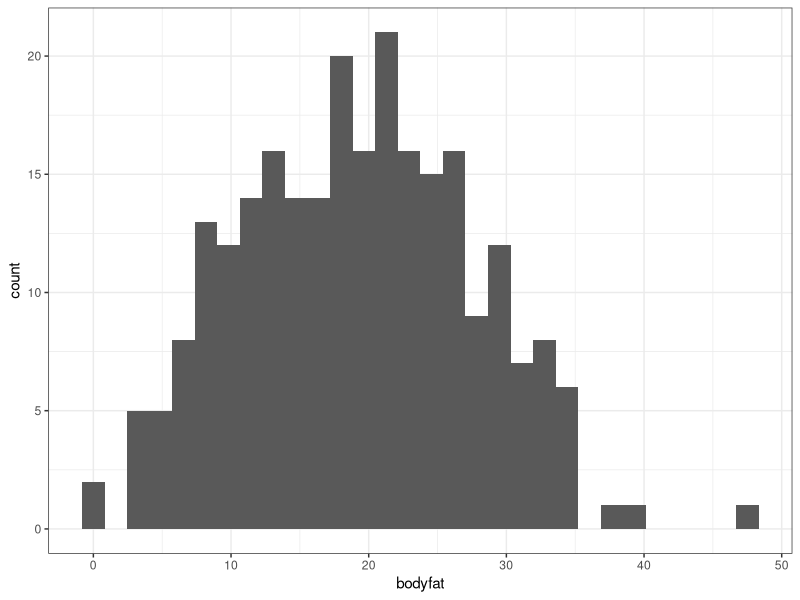
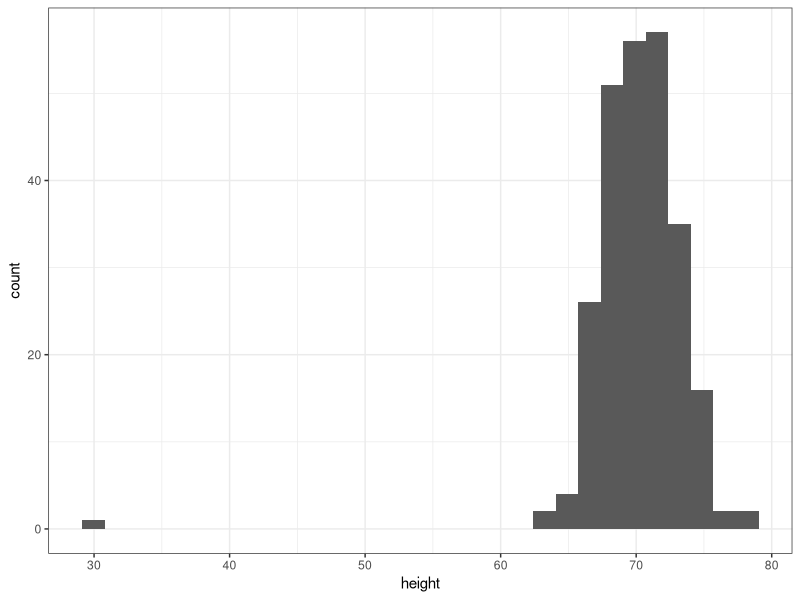
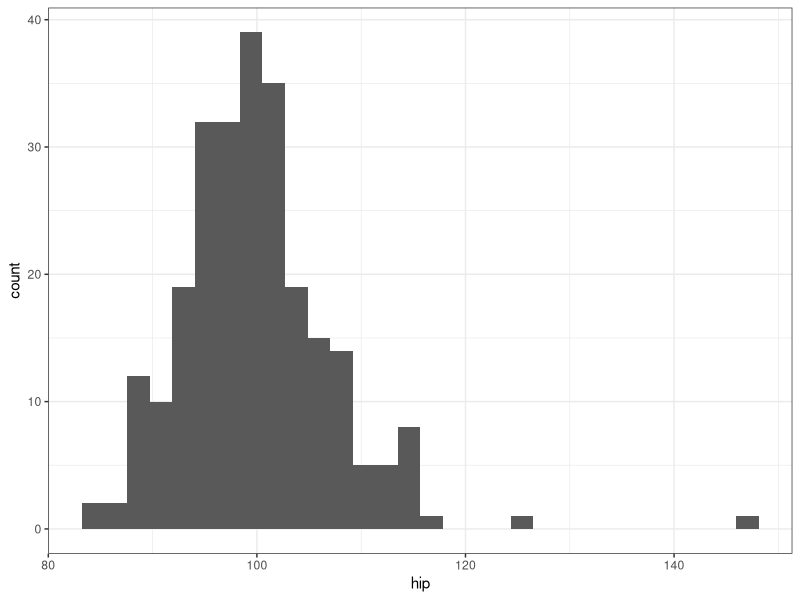
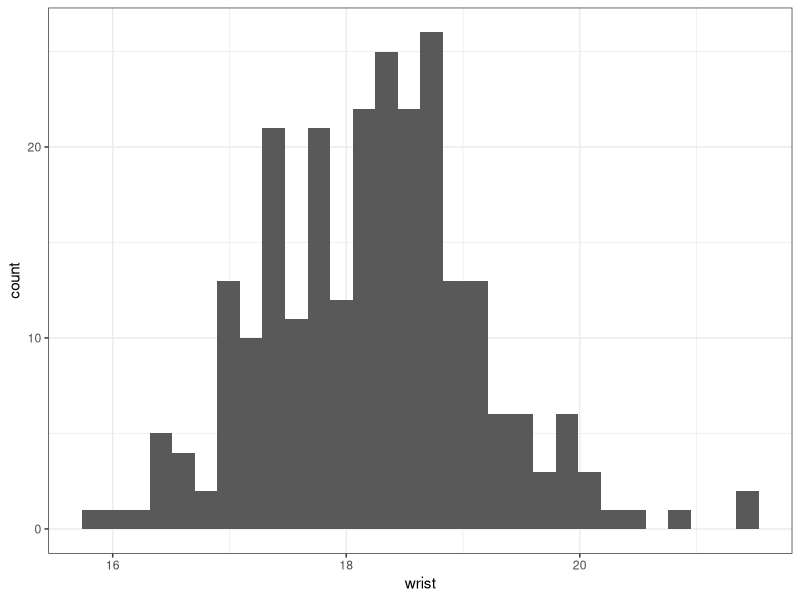
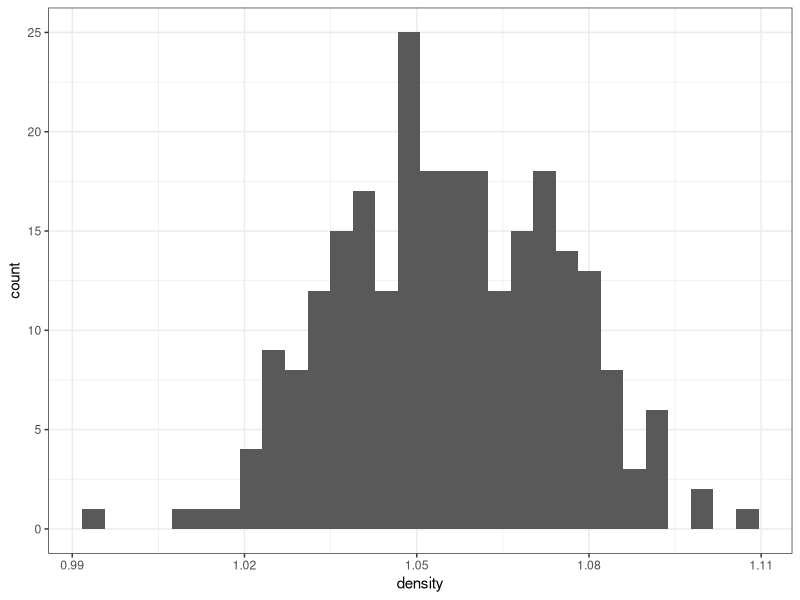
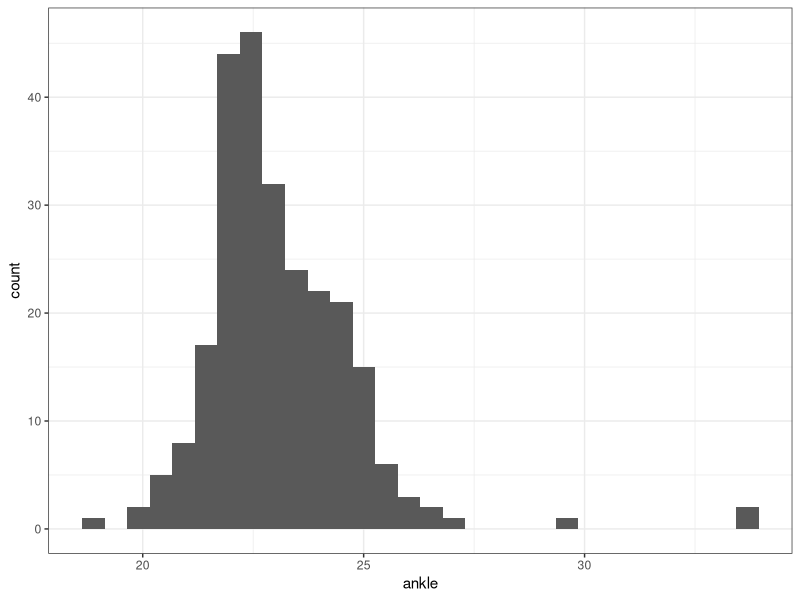
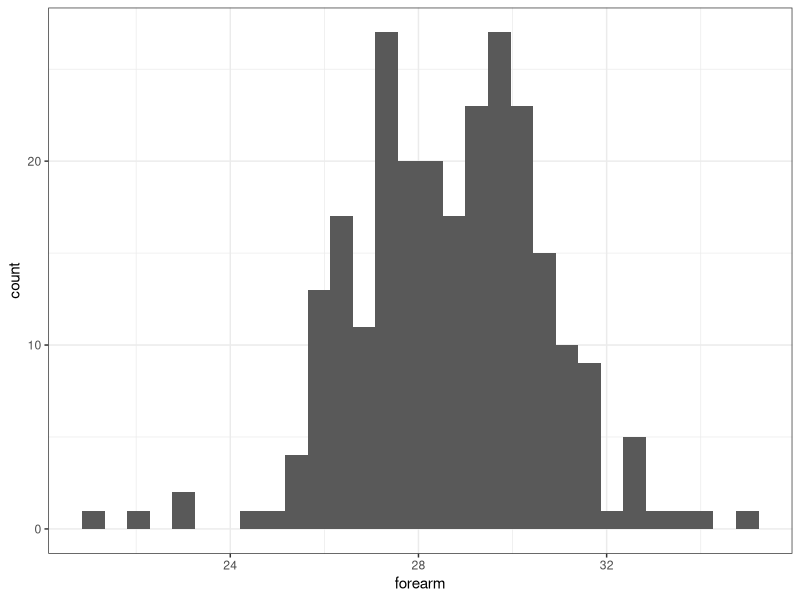
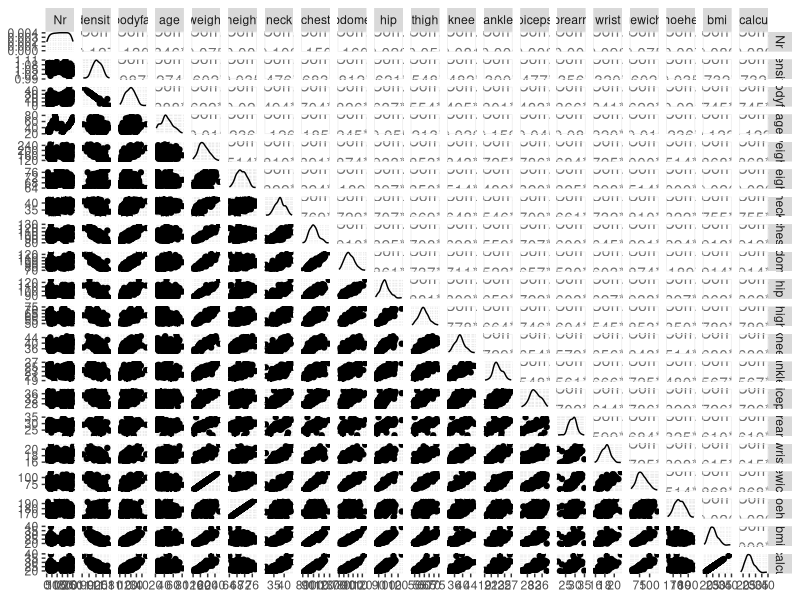

The R source for these figures, in order:
## ---- chunk 1
knitr::opts_chunk$set(echo = TRUE)
## ---- chunk 2
library(readr)
library(ggplot2)
library(dplyr)
library(GGally)

body_data <- read_tsv("../all_datasets_bio144/bodyfat.txt")
head(body_data)
summary(body_data)
## ---- chunk 3
body_data |>
  select(bodyfat) |>
  ggplot(aes(x=bodyfat)) +
  geom_histogram(bins=30) +
  theme_bw()

## ---- chunk 4
body_data |>
  filter(bodyfat > 35) |>
  count()
## ---- chunk 5
body_data |>
  arrange(desc(bodyfat)) |>
  select(bmi) |>
  slice(1)
## ---- chunk 6
plot_histogram <- function(col) {
  body_data |>
    select(col) |>
    ggplot(aes(x=body_data[[col]])) +
    geom_histogram(bins=30) +
    xlab(col) +
    theme_bw()
}
cols_of_interest <- c("height", "hip", "wrist", "density", "ankle", "forearm") 
lapply(cols_of_interest, plot_histogram) 
  
## ---- chunk 7
body_data = body_data |> 
  mutate(bmi_calculated=gewicht/(hoehe/100)^2)
head(body_data)
## ---- chunk 8
body_data |>
  with(height < 40) |>
  which()
## ---- chunk 9
outliers = c(31, 39, 42, 86)
body_data |>
  filter(!(Nr %in% outliers)) |>
  ggpairs()
